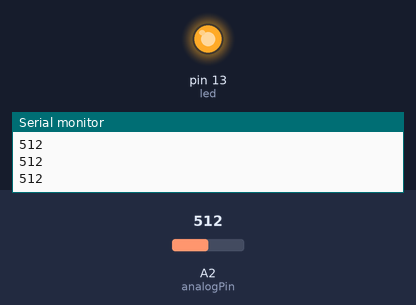
Simulated run of this sketch. Board: Arduino Uno, built with avr-gcc and run on an emulated ATmega328P. On the bench: output pins drawn as LEDs (lit = HIGH), the last lines printed to the serial monitor. Inputs (shaded band) come from the test bench; at power-on: A2 (analogPin) = 512.

Above: at 1.2 s.
1.3 s: A2 (analogPin) set to 487
At 2.5 s:
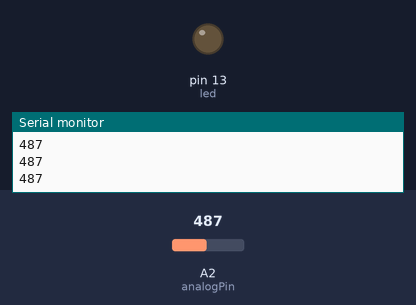
2.8 s: A2 (analogPin) set to 510
At 3.9 s:
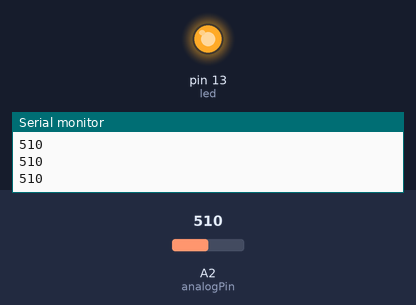
4.3 s: A2 (analogPin) set to 490
At 5.2 s:
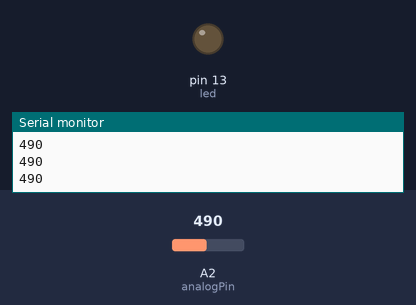
Timing chart, 0 to 7.3 s (numbered marks = the images above; inputs shaded):
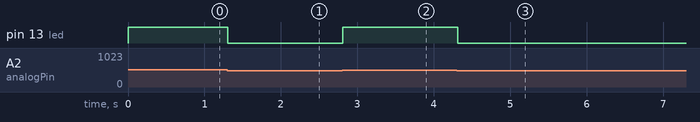

Measured:
- the behaviour switches between 501 and 500 on A2 (analogPin) (found by bisection; images 0 and 1)
- after the input at 1.3 s, pin 13 (led): HIGH → LOW at once
- after the input at 2.8 s, pin 13 (led): LOW → HIGH at once
- after the input at 4.3 s, pin 13 (led): HIGH → LOW at once

The sketch:

WaterSensor.ino
```cpp
int	led = 13;

void	setup()
{
  pinMode(led, OUTPUT);
  Serial.begin(9600);
}

void	loop()
{
  int	analogPin = 2;
  int	val = 0;

  val = analogRead(analogPin);
  (val > 500) ? digitalWrite(led, HIGH) : digitalWrite(led, LOW);
  Serial.println(val);
  delay(100);
}
```
